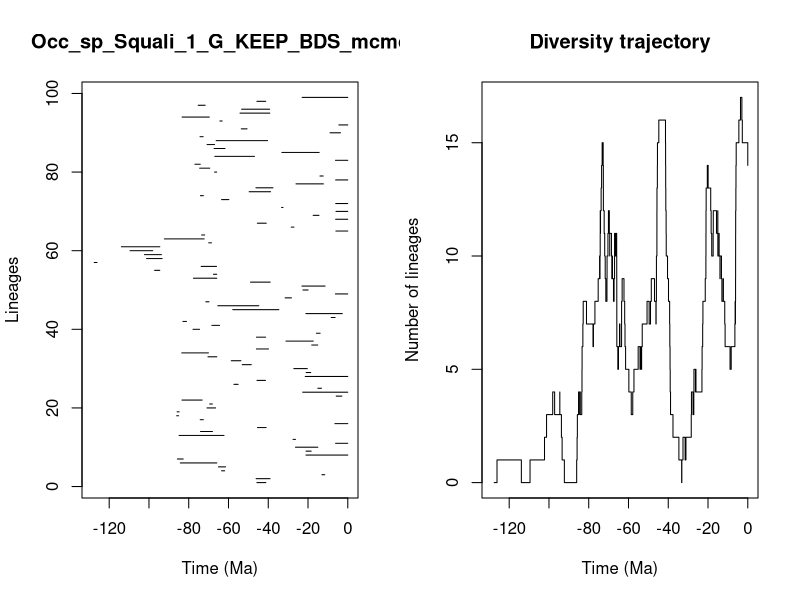

Here is the R script that generated this plot:


pdf(file='../Results/Species/5_MA_bins_EXT_EP/pyrate_mcmc_logs/Occ_sp_Squali_1_G_KEEP_BDS_mcmc_LTT.pdf',width=0.6*20, height=0.6*10)
title = "Occ_sp_Squali_1_G_KEEP_BDS_mcmc"
ts=c(45.70868604214883, 46.10613162472195,13.01911781027713,63.469173856334656,65.03802677986093,84.24653817045044,85.71719479566806,21.03755215783207,21.007269530830786,26.30910508370359,6.141843489574541,27.55219196280701,84.85989979664203,74.07226740665392,45.432599589955345,6.486369031963402,74.23495058245649,86.06525283702749,85.85000854086815,70.8297038821533,69.43585168986588,83.38944653031422,5.825247245535596,22.685822084113475,15.052806872248034,57.25133070081888,45.67635578309622,21.391549042668444,20.936711805266015,27.139046952581356,53.088456132833535,58.607686950732194,70.34005730591522,83.50544975917889,45.958520054967515,18.135180057264563,31.102157169391642,45.94655767434959,15.738510675438887,77.85298818213825,68.37724818812308,82.94886211506376,8.339712449555465,21.070733929000244,57.854284314831425,65.3616983525088,71.40255736957297,31.51680894999589,6.229011781412077,22.566882270434988,23.05617430350191,48.927248867511146,77.62463721265767,67.54532720634887,97.15212563022507,73.75943888683976,127.54150689792746,101.21380503937834,102.24255227362605,109.52001464822413,113.88749074922126,69.93481689920812,92.25631383609341,73.52781391828088,5.98613636071963,28.439687081786676,45.477303846940316,6.1185770912661654,17.420442391187173,5.934354036365825,33.262408891803325,6.087795125303062,63.48279344788737,74.11875414670034,49.60389034962728,46.19846910676265,26.059434566527905,6.106543176677252,13.992960971467909,67.0107740415947,74.51199339280711,76.88697485419306,6.1996034012932535,66.89330611311001,33.162908688816515,67.24833479659395,70.77889323489387,66.20248653535025,74.32603132709885,8.916647837574335,53.566193003260224,4.487269339757043,64.32001957299549,83.34087851710662,54.20682418194922,53.39358708782203,75.25045360239541,45.700620341993506,22.972381021749896)
te=c(41.23123611726787, 39.0916637503188,11.585467676373487,61.91258636686144,61.460657444116784,65.87385407985299,82.7807680776657,0.0,18.423317318727115,15.054837672331924,0.0,26.29284983185611,62.26564945836162,68.05691926882463,41.069944283514204,0.0,72.64578005756903,85.11997160193127,84.81325704354592,66.50218465175523,68.12775509620947,73.24612507391959,2.9684031801183752,0.0,13.238960221267055,55.133274564761095,41.38981906905504,0.0,18.64238743712244,20.35491610821514,48.52795931484056,53.744560597519985,65.86352188449182,70.08403888621119,39.87588333529238,15.098032242617736,17.35493374711227,41.33728702964784,13.92090780772507,74.5410754976295,64.51649599264589,81.13009983989564,6.3617174483910635,2.750232937872055,34.65385044450708,44.74827998620155,69.80211416817204,28.33105755639716,0.0,19.938688764450642,11.399294425883832,39.019820611111406,65.88524526036873,65.91261929503892,94.55129128569047,66.01613317441169,126.13718609122407,93.38280179462922,93.73990707129151,98.12022406957469,94.53018385606173,68.56815036529918,72.23393365262392,71.96545746527944,0.0,27.074435714612164,41.018151177889784,0.0,14.472334999957404,0.0,32.58425221135456,0.0,59.81627142161842,72.62809846988425,38.85174761943169,37.6245841147823,12.262114386061215,0.0,12.375602068595192,65.94193567166214,69.43086974046263,74.20679616541968,0.0,46.92009286565733,14.393953248858077,61.750965694088926,67.00732349306152,40.364184461484435,72.74059993140703,3.6653050935273312,50.6651347603333,0.0,63.19120124104477,69.64082443182328,39.211850067790536,39.30425395829913,71.71396494420854,41.29118218017217,0.0)
div_traj=c(0, 1,0,1,2,3,4,3,4,3,2,1,0,1,2,3,4,3,4,3,4,5,6,7,8,7,6,7,8,9,10,9,10,11,12,11,12,13,14,15,14,13,12,11,10,9,8,9,10,11,12,11,12,11,10,11,10,9,10,9,8,9,10,11,10,11,10,11,10,9,8,7,6,5,6,7,6,7,8,9,8,7,6,5,4,3,4,5,6,5,6,5,6,7,8,7,8,9,8,7,8,9,10,11,12,13,14,15,16,15,14,13,12,11,10,9,8,7,6,5,4,3,2,1,0,1,2,1,2,3,4,3,4,5,4,5,4,5,6,7,8,9,10,11,12,13,14,13,12,11,10,11,12,11,12,11,10,11,10,9,10,9,8,9,8,7,6,5,6,7,8,7,8,9,10,11,12,13,14,15,16,17,16,15,14)
time_events=c(127.54150689792746, 126.13718609122407,113.88749074922126,109.52001464822413,102.24255227362605,101.21380503937834,98.12022406957469,97.15212563022507,94.55129128569047,94.53018385606173,93.73990707129151,93.38280179462922,92.25631383609341,86.06525283702749,85.85000854086815,85.71719479566806,85.11997160193127,84.85989979664203,84.81325704354592,84.24653817045044,83.50544975917889,83.38944653031422,83.34087851710662,82.94886211506376,82.7807680776657,81.13009983989564,77.85298818213825,77.62463721265767,76.88697485419306,75.25045360239541,74.5410754976295,74.51199339280711,74.32603132709885,74.23495058245649,74.20679616541968,74.11875414670034,74.07226740665392,73.75943888683976,73.52781391828088,73.24612507391959,72.74059993140703,72.64578005756903,72.62809846988425,72.23393365262392,71.96545746527944,71.71396494420854,71.40255736957297,70.8297038821533,70.77889323489387,70.34005730591522,70.08403888621119,69.93481689920812,69.80211416817204,69.64082443182328,69.43585168986588,69.43086974046263,68.56815036529918,68.37724818812308,68.12775509620947,68.05691926882463,67.54532720634887,67.24833479659395,67.0107740415947,67.00732349306152,66.89330611311001,66.50218465175523,66.20248653535025,66.01613317441169,65.94193567166214,65.91261929503892,65.88524526036873,65.87385407985299,65.86352188449182,65.3616983525088,65.03802677986093,64.51649599264589,64.32001957299549,63.48279344788737,63.469173856334656,63.19120124104477,62.26564945836162,61.91258636686144,61.750965694088926,61.460657444116784,59.81627142161842,58.607686950732194,57.854284314831425,57.25133070081888,55.133274564761095,54.20682418194922,53.744560597519985,53.566193003260224,53.39358708782203,53.088456132833535,50.6651347603333,49.60389034962728,48.927248867511146,48.52795931484056,46.92009286565733,46.19846910676265,46.10613162472195,45.958520054967515,45.94655767434959,45.70868604214883,45.700620341993506,45.67635578309622,45.477303846940316,45.432599589955345,44.74827998620155,41.38981906905504,41.33728702964784,41.29118218017217,41.23123611726787,41.069944283514204,41.018151177889784,40.364184461484435,39.87588333529238,39.30425395829913,39.211850067790536,39.0916637503188,39.019820611111406,38.85174761943169,37.6245841147823,34.65385044450708,33.262408891803325,33.162908688816515,32.58425221135456,31.51680894999589,31.102157169391642,28.439687081786676,28.33105755639716,27.55219196280701,27.139046952581356,27.074435714612164,26.30910508370359,26.29284983185611,26.059434566527905,23.05617430350191,22.972381021749896,22.685822084113475,22.566882270434988,21.391549042668444,21.070733929000244,21.03755215783207,21.007269530830786,20.936711805266015,20.35491610821514,19.938688764450642,18.64238743712244,18.423317318727115,18.135180057264563,17.420442391187173,17.35493374711227,15.738510675438887,15.098032242617736,15.054837672331924,15.052806872248034,14.472334999957404,14.393953248858077,13.992960971467909,13.92090780772507,13.238960221267055,13.01911781027713,12.375602068595192,12.262114386061215,11.585467676373487,11.399294425883832,8.916647837574335,8.339712449555465,6.486369031963402,6.3617174483910635,6.229011781412077,6.1996034012932535,6.141843489574541,6.1185770912661654,6.106543176677252,6.087795125303062,5.98613636071963,5.934354036365825,5.825247245535596,4.487269339757043,3.6653050935273312,2.9684031801183752,2.750232937872055,0.0)
                par(mfrow=c(1,2))
                L = length(ts)
                plot(ts, 1:L , xlim=c(-max(ts)-1,0), pch=20, type="n", main=title,xlab="Time (Ma)",ylab="Lineages")
                for (i in 1:L){segments(x0=-te[i],y0=i,x1=-ts[i],y1=i)}    
                t = -time_events
                plot(div_traj ~ t,type="s", main = "Diversity trajectory",xlab="Time (Ma)",ylab="Number of lineages",xlim=c(-max(ts)-1,0))
                abline(v=c(65,200,251,367,445),lty=2,col="gray")
                
